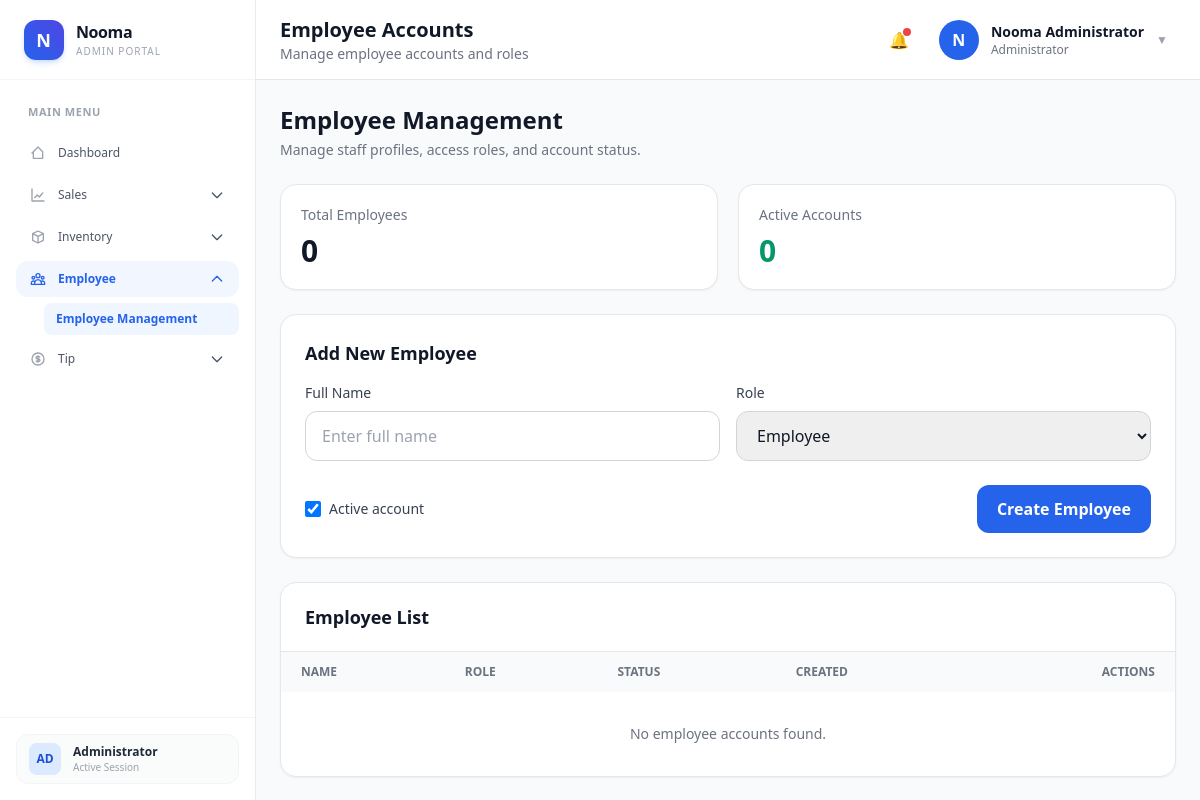
Page /frontend/Employee/employee.php (signed in) on the earlier database version.
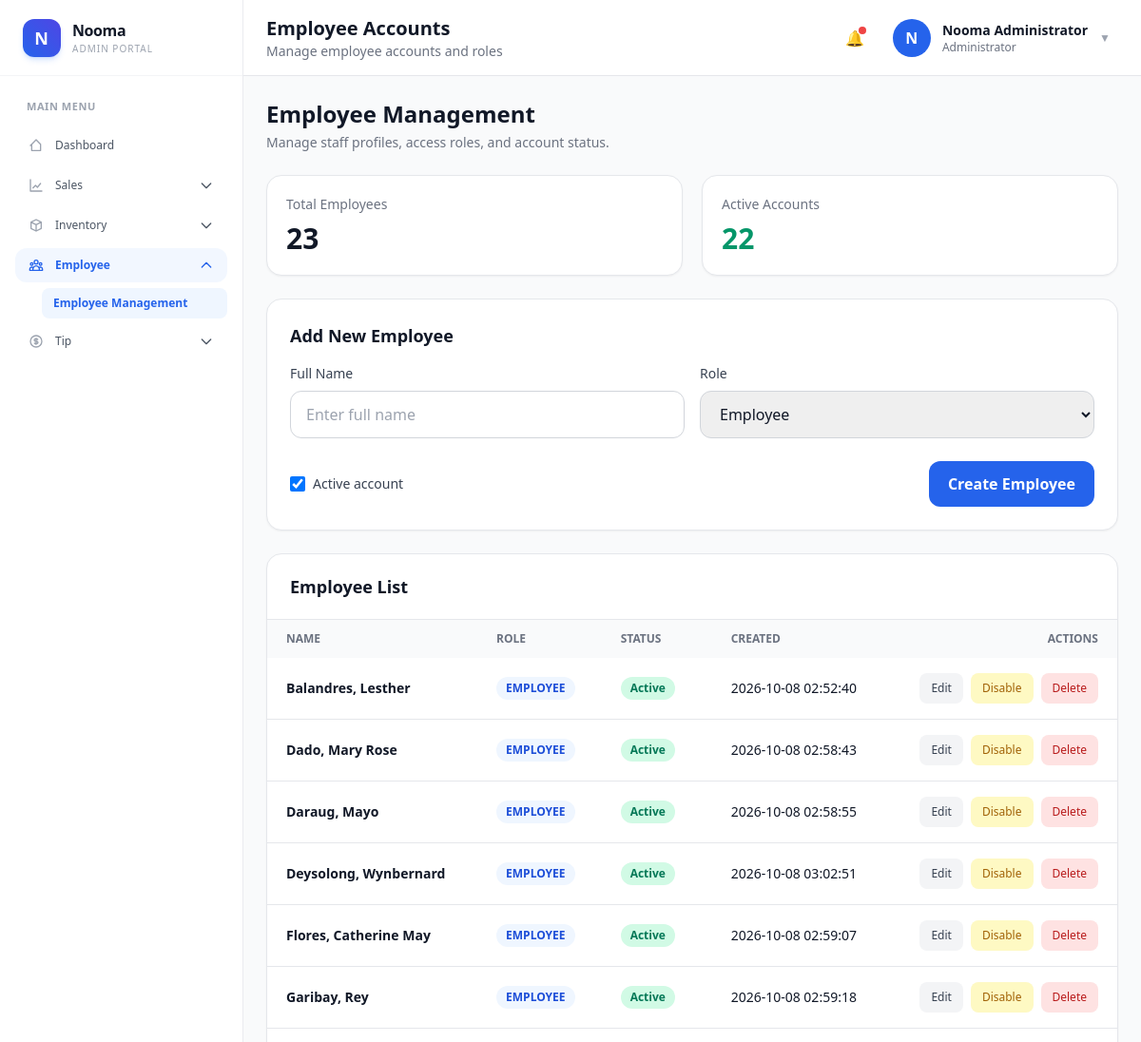
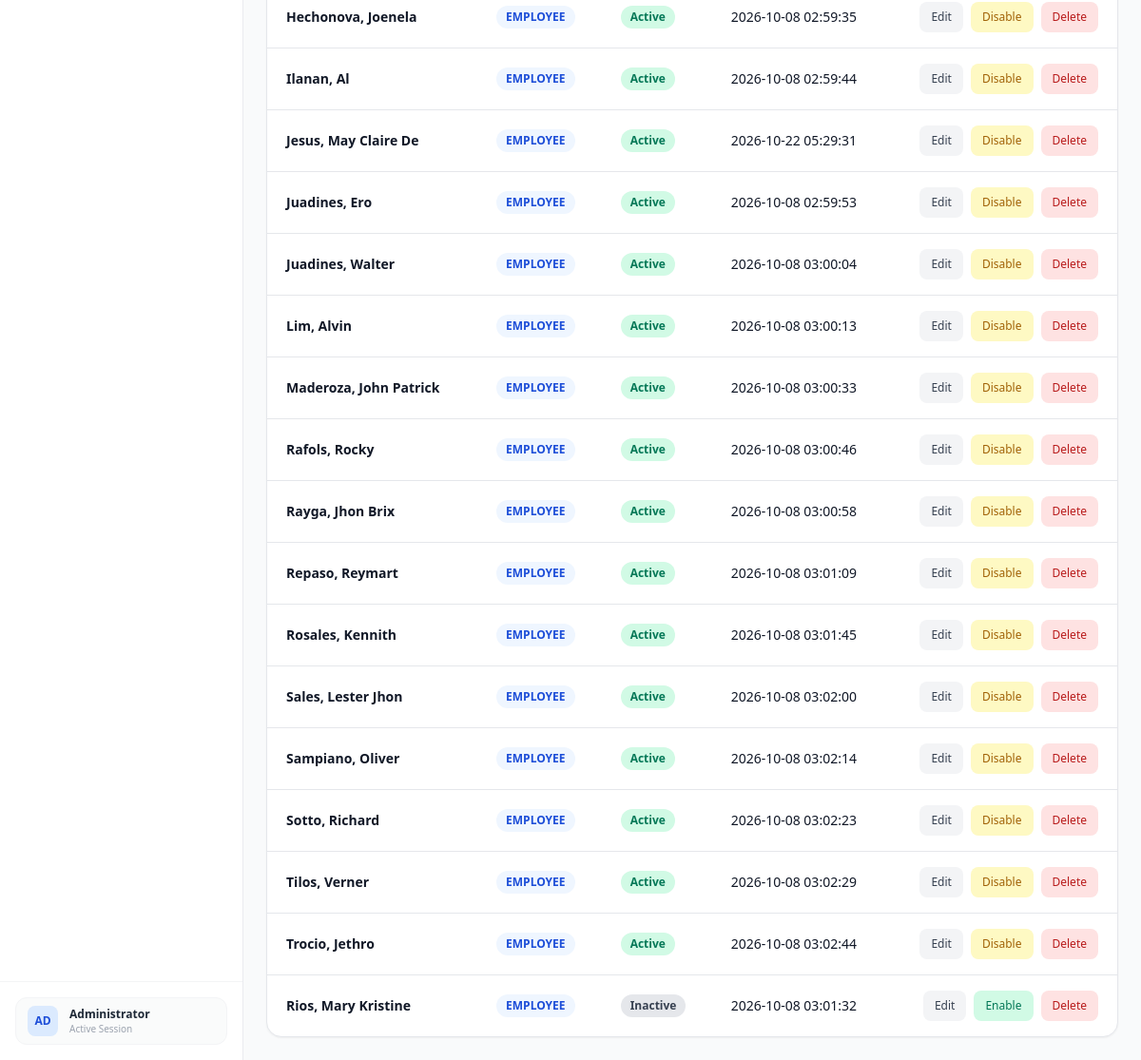
Same page on the later database version (2 pictures, top to bottom).
### tables this page shows
CREATE TABLE `users` (
  `user_id` bigint(20) UNSIGNED NOT NULL,
  `full_name` varchar(150) NOT NULL,
  `username` varchar(100) NOT NULL,
  `password_hash` varchar(255) NOT NULL,
  `role` enum('admin','manager','cashier','employee') NOT NULL DEFAULT 'cashier',
  `is_active` tinyint(1) NOT NULL DEFAULT 1,
  `number_of_days` varchar(10) NOT NULL DEFAULT '0',
  `created_at` timestamp NOT NULL DEFAULT current_timestamp(),
  `updated_at` timestamp NOT NULL DEFAULT current_timestamp() ON UPDATE current_timestamp()
);

### frontend/Employee/employee.php (the view, shortened to what the rows shown need)
<?php
require_once __DIR__ . "/../../backend/config/database.php";
function formatLastNameFirst($fullName) {
    $fullName = trim($fullName);
    $parts = preg_split('/\s+/',$fullName);
    $lastName = array_pop($parts);
    $firstNames = implode(' ',$parts);
    return $lastName . ', ' .$firstNames;
}
$employeeList = [];
$employeeQuery = mysqli_query($conn, "SELECT user_id, full_name, role, is_active, created_at FROM users WHERE role = 'employee' ORDER BY is_active DESC, SUBSTRING_INDEX(full_name, ' ', -1) ASC, full_name ASC");
if ($employeeQuery) {
    while ($row = mysqli_fetch_assoc($employeeQuery)) {
        $employeeList[] =$row;
    }
}
?>
<!DOCTYPE html>
<html lang="en">
<head>
    <script src="https://cdn.tailwindcss.com"></script>
</head>
<body class="bg-gray-50 text-gray-900">
<div class="lg:ml-64 min-h-screen">
    <?php include "../Components/navbar.php"; ?>
    <main class="p-6">
        <div class="mb-6">
            <h2 class="text-2xl font-bold text-gray-900">Employee Management</h2>
        </div>
        <div class="bg-white border rounded-2xl shadow-sm overflow-hidden">
            <div class="overflow-x-auto">
                <table class="w-full text-sm text-left">
                    <thead class="bg-gray-50 text-gray-500 uppercase text-xs">
                        <tr>
                            <th class="px-5 py-3">Name</th>
                            <th class="px-5 py-3">Role</th>
                            <th class="px-5 py-3">Status</th>
                            <th class="px-5 py-3">Created</th>
                            <th class="px-5 py-3 text-right">Actions</th>
                        </tr>
                    </thead>
                    <tbody id="employee-table-body" class="divide-y">
                        <?php if (empty($employeeList)): ?>
                            <tr>
                                <td colspan="5" class="px-5 py-8 text-center text-gray-500">No employee accounts found.</td>
                            </tr>
                        <?php else: ?>
                            <?php foreach ($employeeList as$employee): ?>
                                <?php $isActive = (int)$employee["is_active"] === 1; ?>
                                <tr class="hover:bg-gray-50" data-id="<?= (int)$employee["user_id"] ?>">
                                    <td class="px-5 py-4 font-semibold employee-name"><?= htmlspecialchars(formatLastNameFirst($employee["full_name"])) ?></td>
                                    <td class="px-5 py-4 employee-role">
                                        <span class="inline-flex px-2.5 py-1 rounded-full bg-blue-50 text-blue-700 text-xs font-semibold uppercase">
                                            <?= htmlspecialchars(ucfirst($employee["role"])) ?>
                                        </span>
                                    </td>
                                    <td class="px-5 py-4 employee-status">
                                        <span class="inline-flex px-2.5 py-1 rounded-full <?= $isActive ? "bg-emerald-100 text-emerald-700" : "bg-gray-200 text-gray-700" ?> text-xs font-semibold">
                                            <?= $isActive ? "Active" : "Inactive" ?>
                                        </span>
                                    </td>
                                    <td class="px-5 py-4"><?= htmlspecialchars($employee["created_at"] ?? "") ?></td>
                                    <td class="px-5 py-4">
                                        <div class="flex items-center justify-end gap-2">
                                            <button type="button" onclick="editEmployeeData(<?= (int)$employee["user_id"] ?>, '<?= htmlspecialchars($employee["full_name"], ENT_QUOTES) ?>', '<?= htmlspecialchars($employee["role"], ENT_QUOTES) ?>', <?= $isActive ? 1 : 0 ?>)" class="px-3 py-2 rounded-lg bg-gray-100 text-gray-700 hover:bg-gray-200 text-xs font-medium">Edit</button>
                                            <button type="button" onclick="sendAjaxAction('toggle', <?= (int)$employee["user_id"] ?>)" class="px-3 py-2 rounded-lg <?= $isActive ? "bg-yellow-100 text-yellow-700 hover:bg-yellow-200" : "bg-emerald-100 text-emerald-700 hover:bg-emerald-200" ?> text-xs font-medium">
                                                <?= $isActive ? "Disable" : "Enable" ?>
                                            </button>
                                            <button type="button" onclick="if(confirm('Delete this employee account?')) sendAjaxAction('delete', <?= (int)$employee["user_id"] ?>)" class="px-3 py-2 rounded-lg bg-red-100 text-red-700 hover:bg-red-200 text-xs font-medium">Delete</button>
                                        </div>
                                    </td>
                                </tr>
                            <?php endforeach; ?>
                        <?php endif; ?>
                    </tbody>
                </table>
            </div>
        </div>
    </main>
</div>
</body>
</html>

Differences in the rows shown:
added users: full_name "Balandres, Lesther", role "EMPLOYEE", is_active "Active", created_at "2026-10-08 02:52:40"
added users: full_name "Dado, Mary Rose", role "EMPLOYEE", is_active "Active", created_at "2026-10-08 02:58:43"
added users: full_name "Daraug, Mayo", role "EMPLOYEE", is_active "Active", created_at "2026-10-08 02:58:55"
added users: full_name "Deysolong, Wynbernard", role "EMPLOYEE", is_active "Active", created_at "2026-10-08 03:02:51"
added users: full_name "Flores, Catherine May", role "EMPLOYEE", is_active "Active", created_at "2026-10-08 02:59:07"
added users: full_name "Garibay, Rey", role "EMPLOYEE", is_active "Active", created_at "2026-10-08 02:59:18"
added users: full_name "Hechonova, Joenela", role "EMPLOYEE", is_active "Active", created_at "2026-10-08 02:59:35"
added users: full_name "Ilanan, Al", role "EMPLOYEE", is_active "Active", created_at "2026-10-08 02:59:44"
added users: full_name "Jesus, May Claire De", role "EMPLOYEE", is_active "Active", created_at "2026-10-22 05:29:31"
added users: full_name "Juadines, Ero", role "EMPLOYEE", is_active "Active", created_at "2026-10-08 02:59:53"
added users: full_name "Juadines, Walter", role "EMPLOYEE", is_active "Active", created_at "2026-10-08 03:00:04"
added users: full_name "Lim, Alvin", role "EMPLOYEE", is_active "Active", created_at "2026-10-08 03:00:13"
added users: full_name "Maderoza, John Patrick", role "EMPLOYEE", is_active "Active", created_at "2026-10-08 03:00:33"
added users: full_name "Rafols, Rocky", role "EMPLOYEE", is_active "Active", created_at "2026-10-08 03:00:46"
added users: full_name "Rayga, Jhon Brix", role "EMPLOYEE", is_active "Active", created_at "2026-10-08 03:00:58"
added users: full_name "Repaso, Reymart", role "EMPLOYEE", is_active "Active", created_at "2026-10-08 03:01:09"
added users: full_name "Rosales, Kennith", role "EMPLOYEE", is_active "Active", created_at "2026-10-08 03:01:45"
added users: full_name "Sales, Lester Jhon", role "EMPLOYEE", is_active "Active", created_at "2026-10-08 03:02:00"
added users: full_name "Sampiano, Oliver", role "EMPLOYEE", is_active "Active", created_at "2026-10-08 03:02:14"
added users: full_name "Sotto, Richard", role "EMPLOYEE", is_active "Active", created_at "2026-10-08 03:02:23"
added users: full_name "Tilos, Verner", role "EMPLOYEE", is_active "Active", created_at "2026-10-08 03:02:29"
added users: full_name "Trocio, Jethro", role "EMPLOYEE", is_active "Active", created_at "2026-10-08 03:02:44"
added users: full_name "Rios, Mary Kristine", role "EMPLOYEE", is_active "Inactive", created_at "2026-10-08 03:01:32"
Other differences:
$totalEmployees: "0" → "23"
$activeEmployees: "0" → "22"
text no longer shown: "No employee accounts found."
